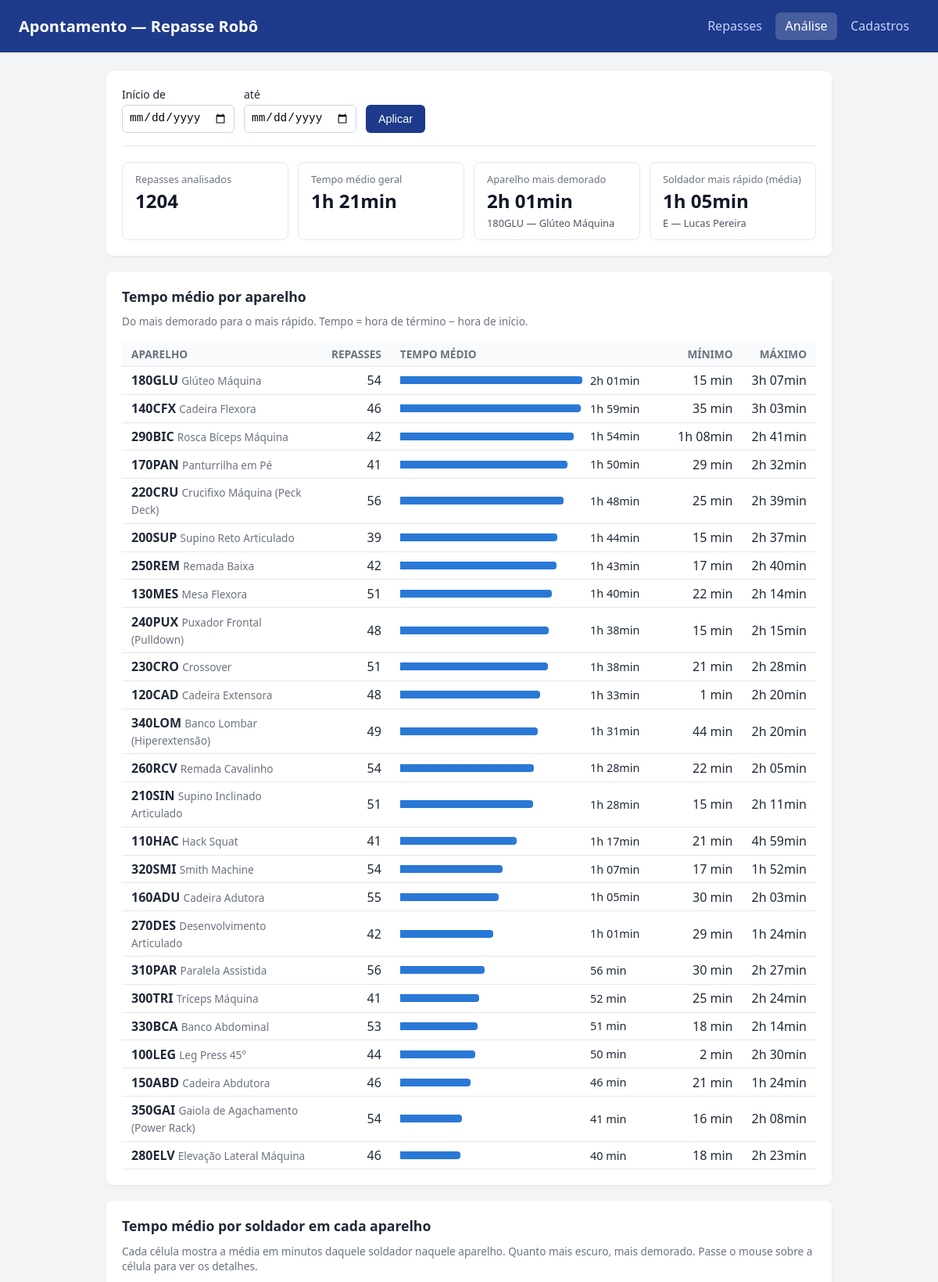
Screenshot of /analise (upper part) with the database file from the repository.
### tables this page shows
CREATE TABLE aparelhos (
    codigo  TEXT PRIMARY KEY CHECK (codigo GLOB '[0-9][0-9][0-9][A-Z][A-Z][A-Z]'),
    nome    TEXT NOT NULL
);

CREATE TABLE soldadores (
    letra   TEXT PRIMARY KEY CHECK (length(letra) BETWEEN 1 AND 2),
    nome    TEXT NOT NULL
);

### app/routes.py (the view)
@bp.route("/analise")
def analise():
    db = get_db()
    de = request.args.get("de", "").strip()
    ate = request.args.get("ate", "").strip()
    de = de if _data_valida(de) else ""
    ate = ate if _data_valida(ate) else ""
    cond, params = [], []
    if de:
        cond.append("substr(r.hora_inicio, 1, 10) >= ?")
        params.append(de)
    if ate:
        cond.append("substr(r.hora_inicio, 1, 10) <= ?")
        params.append(ate)
    on_extra = "".join(f" AND {c}" for c in cond)
    where = ("WHERE " + " AND ".join(cond)) if cond else ""
    geral = db.execute(
        f"SELECT COUNT(*) AS n, AVG({DURACAO}) AS media FROM repasses r {where}", params
    ).fetchone()
    por_aparelho = db.execute(
        f"""
        SELECT a.codigo, a.nome, COUNT(r.id) AS n, AVG({DURACAO}) AS media,
               MIN({DURACAO}) AS minimo, MAX({DURACAO}) AS maximo
        FROM aparelhos a
        LEFT JOIN repasses r ON r.aparelho = a.codigo{on_extra}
        GROUP BY a.codigo
        ORDER BY media DESC NULLS LAST, a.codigo
        """,
        params,
    ).fetchall()
    soldadores = db.execute(
        f"""
        SELECT s.letra, s.nome, COUNT(r.id) AS n, AVG({DURACAO}) AS media
        FROM soldadores s
        LEFT JOIN repasses r ON r.letra = s.letra{on_extra}
        GROUP BY s.letra
        ORDER BY s.letra
        """,
        params,
    ).fetchall()
    pares = {
        (p["aparelho"], p["letra"]): p
        for p in db.execute(
            f"""
            SELECT r.aparelho, r.letra, COUNT(*) AS n, AVG({DURACAO}) AS media
            FROM repasses r {where}
            GROUP BY r.aparelho, r.letra
            """,
            params,
        )
    }
    medias = [p["media"] for p in pares.values()]
    lo, hi = (min(medias), max(medias)) if medias else (0, 0)
    passo = (hi - lo) / len(FAIXAS_CORES) or 1
    faixas = [
        {"cor": cor, "de": lo + i * passo, "ate": lo + (i + 1) * passo, "escuro": i >= 3}
        for i, cor in enumerate(FAIXAS_CORES)
    ]
    def faixa(valor):
        return faixas[min(int((valor - lo) / passo), len(faixas) - 1)]
    com_dados = [a for a in por_aparelho if a["n"]]
    sold_com_dados = [s for s in soldadores if s["n"]]
    destaques = {
        "aparelho_lento": com_dados[0] if com_dados else None,
        "aparelho_rapido": com_dados[-1] if com_dados else None,
        "soldador_rapido": min(sold_com_dados, key=lambda s: s["media"]) if sold_com_dados else None,
    }
    maior_media = max((a["media"] for a in com_dados), default=0)
    heat_aparelhos = sorted(por_aparelho, key=lambda a: a["codigo"])
    return render_template(
        "analise.html", geral=geral, por_aparelho=por_aparelho, heat_aparelhos=heat_aparelhos,
        soldadores=soldadores, pares=pares, faixas=faixas, faixa=faixa,
        destaques=destaques, maior_media=maior_media, de=de, ate=ate,
    )

### app/db.py (called while the page is built)
def get_db():
    if "db" not in g:
        g.db = sqlite3.connect(current_app.config["DATABASE"])
        g.db.row_factory = sqlite3.Row
        g.db.execute("PRAGMA foreign_keys = ON")
    return g.db

### app/routes.py (called while the page is built)
def _data_valida(valor):
    try:
        datetime.strptime(valor, "%Y-%m-%d")
        return True
    except ValueError:
        return False

@bp.app_template_filter("minutos")
def formatar_minutos(valor):
    if valor is None:
        return "—"
    total = round(valor)
    if total < 60:
        return f"{total} min"
    return f"{total // 60}h {total % 60:02d}min"

### app/templates/analise.html (shortened to what this page needs)
{% extends "base.html" %}
{% block content %}
<section class="card">
  <form method="get" class="form filtros filtros-analise">
    <label>Início de
      <input type="date" name="de" value="{{ de }}">
    </label>
    <label>até
      <input type="date" name="ate" value="{{ ate }}">
    </label>
    <div class="filtros-acoes">
      <button type="submit">Aplicar</button>
    </div>
  </form>
  <div class="kpis">
    <div class="kpi">
      <span class="kpi-rotulo">Repasses analisados</span>
      <span class="kpi-valor">{{ geral.n }}</span>
    </div>
    <div class="kpi">
      <span class="kpi-rotulo">Tempo médio geral</span>
      <span class="kpi-valor">{{ geral.media|minutos }}</span>
    </div>
    {% if destaques.aparelho_lento %}
    <div class="kpi">
      <span class="kpi-rotulo">Aparelho mais demorado</span>
      <span class="kpi-valor">{{ destaques.aparelho_lento.media|minutos }}</span>
      <span class="kpi-sub">{{ destaques.aparelho_lento.codigo }} — {{ destaques.aparelho_lento.nome }}</span>
    </div>
    {% endif %}
    {% if destaques.soldador_rapido %}
    <div class="kpi">
      <span class="kpi-rotulo">Soldador mais rápido (média)</span>
      <span class="kpi-valor">{{ destaques.soldador_rapido.media|minutos }}</span>
      <span class="kpi-sub">{{ destaques.soldador_rapido.letra }} — {{ destaques.soldador_rapido.nome }}</span>
    </div>
    {% endif %}
  </div>
</section>
<section class="card">
  <h2>Tempo médio por aparelho</h2>
  <p class="nota">Do mais demorado para o mais rápido. Tempo = hora de término − hora de início.</p>
  <div class="tabela-wrap">
    <table class="tabela-analise">
      <thead>
        <tr><th>Aparelho</th><th class="num">Repasses</th><th class="col-barra">Tempo médio</th><th class="num">Mínimo</th><th class="num">Máximo</th></tr>
      </thead>
      <tbody>
        {% for a in por_aparelho %}
        <tr title="{{ a.codigo }} — {{ a.nome }}: média {{ a.media|minutos }} em {{ a.n }} repasse(s)">
          <td><strong>{{ a.codigo }}</strong> <span class="secundario">{{ a.nome }}</span></td>
          <td class="num">{{ a.n }}</td>
          <td class="col-barra">
            {% if a.n %}
            <div class="barra-linha">
              <div class="barra-trilho"><div class="barra" style="width: {{ (a.media / maior_media * 100)|round(1) }}%"></div></div>
              <span class="barra-valor">{{ a.media|minutos }}</span>
            </div>
            {% else %}<span class="secundario">sem repasses</span>{% endif %}
          </td>
          <td class="num">{{ a.minimo|minutos }}</td>
          <td class="num">{{ a.maximo|minutos }}</td>
        </tr>
        {% endfor %}
      </tbody>
    </table>
  </div>
</section>
<section class="card">
  <h2>Tempo médio por soldador em cada aparelho</h2>
  <p class="nota">Cada célula mostra a média em minutos daquele soldador naquele aparelho. Quanto mais escuro, mais demorado. Passe o mouse sobre a célula para ver os detalhes.</p>
</section>
{% endblock %}

### app/static/css/style.css (style rules this page uses)
* { box-sizing: border-box; }
body { margin: 0; font-family: system-ui, sans-serif; background: #f3f4f6; color: #1f2937; }
.card { background: #fff; border-radius: 8px; padding: 1.25rem; margin-bottom: 1.25rem; box-shadow: 0 1px 3px rgba(0,0,0,.08); }
.card h2 { margin-top: 0; font-size: 1.1rem; }
.form { display: grid; grid-template-columns: repeat(auto-fit, minmax(180px, 1fr)); gap: .75rem; align-items: end; }
.form label { display: flex; flex-direction: column; font-size: .875rem; gap: .25rem; }
.form input { padding: .5rem; border: 1px solid #cbd5e1; border-radius: 6px; font-size: 1rem; }
.form button { padding: .6rem 1rem; background: #1e3a8a; color: #fff; border: 0; border-radius: 6px; font-size: 1rem; cursor: pointer; }
.tabela-wrap { overflow-x: auto; }
table { width: 100%; border-collapse: collapse; }
th, td { text-align: left; padding: .5rem .75rem; border-bottom: 1px solid #e5e7eb; }
th { background: #f9fafb; font-size: .85rem; text-transform: uppercase; color: #6b7280; }
.filtros { margin-bottom: 1rem; padding-bottom: 1rem; border-bottom: 1px solid #e5e7eb; }
.filtros { display: flex; flex-wrap: wrap; align-items: flex-end; gap: .75rem; }
.filtros label { min-width: 0; }
.filtros input, .filtros select { height: 2.25rem; padding: 0 .5rem; font-size: .9rem; line-height: 1.2; }
.filtros input[type="date"] { width: 9rem; }
.filtros .filtros-acoes button { height: 2.25rem; padding: 0 1rem; font-size: .9rem; }
.filtros-acoes { display: flex; align-items: center; gap: .75rem; }
.filtros-analise { margin-bottom: 1.25rem; }
.kpis { display: grid; grid-template-columns: repeat(auto-fit, minmax(170px, 1fr)); gap: .75rem; }
.kpi { display: flex; flex-direction: column; gap: .15rem; padding: .75rem 1rem; border: 1px solid #e5e7eb; border-radius: 8px; }
.kpi-rotulo { font-size: .8rem; color: #6b7280; }
.kpi-valor { font-size: 1.5rem; font-weight: 700; color: #111827; font-variant-numeric: tabular-nums; }
.kpi-sub { font-size: .8rem; color: #4b5563; }
.nota { margin: -.25rem 0 1rem; font-size: .85rem; color: #6b7280; }
.secundario { color: #6b7280; font-size: .85rem; }
.num { text-align: right; font-variant-numeric: tabular-nums; white-space: nowrap; }
.tabela-analise td, .tabela-analise th { padding: .4rem .75rem; }
.col-barra { width: 40%; min-width: 220px; }
.barra-linha { display: flex; align-items: center; gap: .6rem; }
.barra-trilho { flex: 1; height: 10px; }
.barra { height: 100%; background: #2a78d6; border-radius: 0 4px 4px 0; min-width: 2px; }
.barra-valor { width: 5.5rem; font-variant-numeric: tabular-nums; font-size: .9rem; white-space: nowrap; }

### rows the page displays
aparelhos: aparelho_lento.codigo "180GLU", aparelho_lento.nome "Glúteo Máquina", codigo "180GLU", nome "Glúteo Máquina", n "54", {{ (a.media / maior_media * 100)|round(1) }} 100.0 (drawn), media|minutos "2h 01min", minimo|minutos "15 min", maximo|minutos "3h 07min"
soldadores: soldador_rapido.letra "E", soldador_rapido.nome "Lucas Pereira"
aparelhos: codigo "140CFX", nome "Cadeira Flexora", n "46", {{ (a.media / maior_media * 100)|round(1) }} 98.9 (drawn), media|minutos "1h 59min", minimo|minutos "35 min", maximo|minutos "3h 03min"
aparelhos: codigo "290BIC", nome "Rosca Bíceps Máquina", n "42", {{ (a.media / maior_media * 100)|round(1) }} 94.9 (drawn), media|minutos "1h 54min", minimo|minutos "1h 08min", maximo|minutos "2h 41min"
aparelhos: codigo "170PAN", nome "Panturrilha em Pé", n "41", {{ (a.media / maior_media * 100)|round(1) }} 91.7 (drawn), media|minutos "1h 50min", minimo|minutos "29 min", maximo|minutos "2h 32min"
aparelhos: codigo "220CRU", nome "Crucifixo Máquina (Peck Deck)", n "56", {{ (a.media / maior_media * 100)|round(1) }} 89.4 (drawn), media|minutos "1h 48min", minimo|minutos "25 min", maximo|minutos "2h 39min"
aparelhos: codigo "200SUP", nome "Supino Reto Articulado", n "39", {{ (a.media / maior_media * 100)|round(1) }} 86.1 (drawn), media|minutos "1h 44min", minimo|minutos "15 min", maximo|minutos "2h 37min"
aparelhos: codigo "250REM", nome "Remada Baixa", n "42", {{ (a.media / maior_media * 100)|round(1) }} 85.6 (drawn), media|minutos "1h 43min", minimo|minutos "17 min", maximo|minutos "2h 40min"
aparelhos: codigo "130MES", nome "Mesa Flexora", n "51", {{ (a.media / maior_media * 100)|round(1) }} 83.0 (drawn), media|minutos "1h 40min", minimo|minutos "22 min", maximo|minutos "2h 14min"
aparelhos: codigo "240PUX", nome "Puxador Frontal (Pulldown)", n "48", {{ (a.media / maior_media * 100)|round(1) }} 81.3 (drawn), media|minutos "1h 38min", minimo|minutos "15 min", maximo|minutos "2h 15min"
aparelhos: codigo "230CRO", nome "Crossover", n "51", {{ (a.media / maior_media * 100)|round(1) }} 81.0 (drawn), media|minutos "1h 38min", minimo|minutos "21 min", maximo|minutos "2h 28min"
aparelhos: codigo "120CAD", nome "Cadeira Extensora", n "48", {{ (a.media / maior_media * 100)|round(1) }} 76.8 (drawn), media|minutos "1h 33min", minimo|minutos "1 min", maximo|minutos "2h 20min"
aparelhos: codigo "340LOM", nome "Banco Lombar (Hiperextensão)", n "49", {{ (a.media / maior_media * 100)|round(1) }} 75.4 (drawn), media|minutos "1h 31min", minimo|minutos "44 min", maximo|minutos "2h 20min"
aparelhos: codigo "260RCV", nome "Remada Cavalinho", n "54", {{ (a.media / maior_media * 100)|round(1) }} 73.3 (drawn), media|minutos "1h 28min", minimo|minutos "22 min", maximo|minutos "2h 05min"
aparelhos: codigo "210SIN", nome "Supino Inclinado Articulado", n "51", {{ (a.media / maior_media * 100)|round(1) }} 72.8 (drawn), media|minutos "1h 28min", minimo|minutos "15 min", maximo|minutos "2h 11min"
aparelhos: codigo "110HAC", nome "Hack Squat", n "41", {{ (a.media / maior_media * 100)|round(1) }} 63.9 (drawn), media|minutos "1h 17min", minimo|minutos "21 min", maximo|minutos "4h 59min"
aparelhos: codigo "320SMI", nome "Smith Machine", n "54", {{ (a.media / maior_media * 100)|round(1) }} 56.0 (drawn), media|minutos "1h 07min", minimo|minutos "17 min", maximo|minutos "1h 52min"
aparelhos: codigo "160ADU", nome "Cadeira Adutora", n "55", {{ (a.media / maior_media * 100)|round(1) }} 54.0 (drawn), media|minutos "1h 05min", minimo|minutos "30 min", maximo|minutos "2h 03min"
aparelhos: codigo "270DES", nome "Desenvolvimento Articulado", n "42", {{ (a.media / maior_media * 100)|round(1) }} 50.8 (drawn), media|minutos "1h 01min", minimo|minutos "29 min", maximo|minutos "1h 24min"
aparelhos: codigo "310PAR", nome "Paralela Assistida", n "56", {{ (a.media / maior_media * 100)|round(1) }} 46.2 (drawn), media|minutos "56 min", minimo|minutos "30 min", maximo|minutos "2h 27min"
aparelhos: codigo "300TRI", nome "Tríceps Máquina", n "41", {{ (a.media / maior_media * 100)|round(1) }} 43.2 (drawn), media|minutos "52 min", minimo|minutos "25 min", maximo|minutos "2h 24min"
aparelhos: codigo "330BCA", nome "Banco Abdominal", n "53", {{ (a.media / maior_media * 100)|round(1) }} 42.4 (drawn), media|minutos "51 min", minimo|minutos "18 min", maximo|minutos "2h 14min"
aparelhos: codigo "100LEG", nome "Leg Press 45°", n "44", {{ (a.media / maior_media * 100)|round(1) }} 41.2 (drawn), media|minutos "50 min", minimo|minutos "2 min", maximo|minutos "2h 30min"
aparelhos: codigo "150ABD", nome "Cadeira Abdutora", n "46", {{ (a.media / maior_media * 100)|round(1) }} 38.4 (drawn), media|minutos "46 min", minimo|minutos "21 min", maximo|minutos "1h 24min"
aparelhos: codigo "350GAI", nome "Gaiola de Agachamento (Power Rack)", n "54", {{ (a.media / maior_media * 100)|round(1) }} 33.7 (drawn), media|minutos "41 min", minimo|minutos "16 min", maximo|minutos "2h 08min"
aparelhos: codigo "280ELV", nome "Elevação Lateral Máquina", n "46", {{ (a.media / maior_media * 100)|round(1) }} 32.9 (drawn), media|minutos "40 min", minimo|minutos "18 min", maximo|minutos "2h 23min"

### other values shown
{{ geral.n }} "1204"
{{ geral.media|minutos }} "1h 21min"
{{ destaques.aparelho_lento.media|minutos }} "2h 01min"
{{ destaques.soldador_rapido.media|minutos }} "1h 05min"
